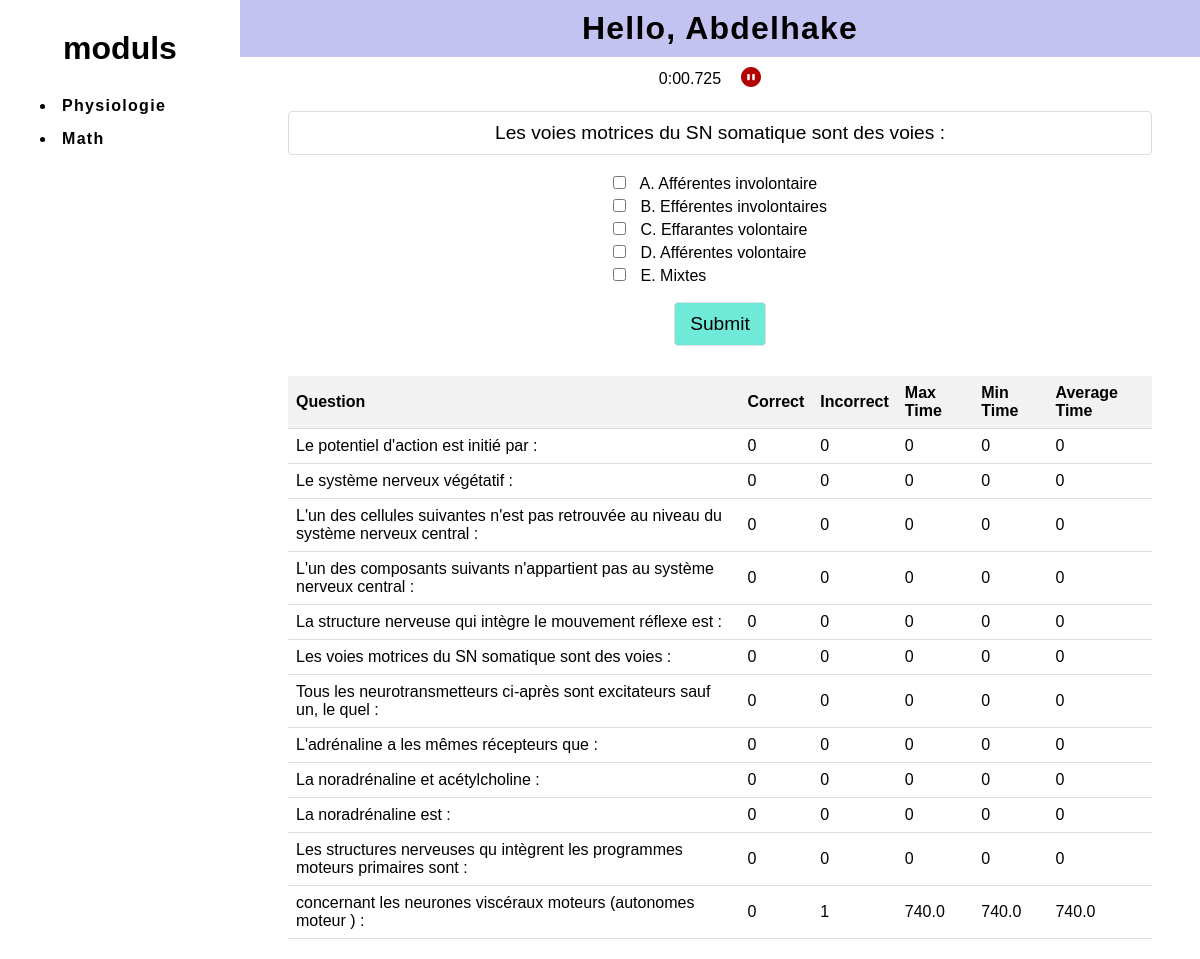
The app's page /module/physiologie/courses/physiologie du systeme nerveux with its own data.
### app/models.py (models this page shows, shortened)
class Module(models.Model):
    name = models.CharField(max_length=100)

class Student(models.Model):
    student_id = models.IntegerField()
    user_name = models.CharField(max_length=100)
    password = models.CharField(max_length=100)
    name = models.CharField(max_length=100)

### app/views.py (the view, shortened to what this page needs)
def prepare_exam(request, module_name, course_name):
    global questions, sampler, context
    questions, sampler, arm, question, possible_choses = init_variables(module_name, course_name, std, function=0)
    context = {
        "courses": get_courses(),
        "question": question,
        "possible_choses": add_upper_alpha(
            random.sample(possible_choses, len(possible_choses))
        ),
        "arm": arm,
        "feedback": [0, ""],
        "results": get_stats(sampler, questions),
        "student": std.student.name,
        "state": True,
        'answer': []
    }
    return render(
        request,
        "q_learning_tmp.html",
        context=context,
    )

### app/classes/functions.py (called while the page is built)
def get_courses()-> dict:
    modules : list = list(Module.objects.filter())
    courses : dict = {}
    for module in modules:
        courses[module.name] = []
        for course in list(Course.objects.filter(module=module)):
            courses[module.name].append(course.name)
    return courses

def get_data_from_db(module, course, type) -> list:
    module_model : Module = Module.objects.get(name=module)
    course_model : Course = Course.objects.get(name=course, module=module_model)
    questions : Question = Question.objects.get(course=course_model, question_type=type)
    questions_list : list = []
    for question in json.loads(questions.question):
        question_text = question["question"]
        possible_choses = list(question["choices"])
        answer = list(question["answers"])
        questions_list.append(
            {
                "question": question_text,
                "possible_choses": possible_choses,
                "correct_answer": answer,
            }
        )
    return questions_list

def get_stats(sampler, questions):
    results = []
    for i, q in enumerate(questions):
        incorrect = sampler.failures[i]
        correct = sampler.successes[i]
        times = sampler.times[i]
        total_time = sum(times)
        avg_time = total_time / len(times) if times else 0
        results.append(
            {
                "question": q["question"],
                "correct": correct,
                "incorrect": incorrect,
                "max_time": max(times) if times else 0,
                "min_time": min(times) if times else 0,
                "average_time": avg_time,
            }
        )
    return results

def init_variables(module_name, course_name, std, type = "qcm", function = 1):
    questions = get_data_from_db(module_name, course_name,type)
    std.student_course_reward = Student_Course_Reward.objects.get_or_create(
        student=std.student, course=Course.objects.get(name=course_name)
    )[0]
    sampler = Q_learning(questions,std) if function == 1 else ThompsonSampler(questions, std)
    arm = sampler.select_action()
    question = questions[arm]["question"]
    possible_choses = list(questions[arm]["possible_choses"])
    return questions,sampler,arm,question,possible_choses

### app/templatetags/custom_filters.py (called while the page is built)
@register.filter
def concat(value, arg):
    return str(arg) + str(value)

### templates/q_learning_tmp.html (shortened to what this page needs)
{% extends "base/base.html" %}
{% load custom_filters %}
{% load static %}
{% block styles_content %}
    <link rel="stylesheet" href="{% static 'css/exam.css' %}">
{% endblock styles_content %}
{% block body_conten %}
    {% if state %}
    <div class="container">
        <div class="timer">
            <div id="timer">00:00.000</div>
            <div id="control">
            </div>
        </div>
    </div>
    {% endif %}
    <form class= 'form' method="POST" >
        <p class="question">{{ question }}</p>
        <div class="choises">
            <ul>
                {% for chose in possible_choses %}
                {% if  state %}
                <li class="chois">
                    <input type="checkbox" id={{chose.value|concat:"chios"}} name="answer[]" value={{chose.value}}>
                    <label for={{chose.value|concat:"chios"}} class="chios-item">{{chose.text}}</label><br>
                </li>
                {% else %}
                <li class="chois">
                    <input type="checkbox" id={{chose.value|concat:"chios"}} name="answer[]" {% if chose.value|in_list:answer %}checked{% endif %} value={{chose.value}} disabled>
                    <label for={{chose.value|concat:"chios"}} class="chios-item">{{chose.text}}</label><br>
                </li>
                {% endif %}
                {% endfor %}
            </ul>
        </div>
        {% if state %}
        <input type="submit" id="submit" name="submit"  value="Submit">
        {% else %}
        <input type="submit" id="submit" name="submit"  value="next">
        {% endif %}
    </form>
    {% if feedback %}
        {% if feedback.0 == 0 %}
        <p class="feedback-success">{{ feedback.1.0}}</p>
        {% endif %}
    {% endif %}
    <table>
        <thead>
            <tr>
                <th>Question</th>
                <th>Correct</th>
                <th>Incorrect</th>
                <th>Max Time</th>
                <th>Min Time</th>
                <th>Average Time</th>
            </tr>
        </thead>
        <tbody>
            {% for result in results %}
            <tr>
                <td> {{ result.question }}</td>
                <td> {{ result.correct }}</td>
                <td> {{ result.incorrect }}</td>
                <td> {{ result.max_time }}</td>
                <td> {{ result.min_time }}</td>
                <td> {{ result.average_time }}</td>
            </tr>
            {% endfor %}
        </tbody>
    </table>
{% endblock body_conten %}

### templates/base/left_side.html
<div class="moduls">
        <h1 class="title">moduls</h1>
        <ul class="items">
          {% for key,val in courses.items %}
           <li class="module_link"><a href="{% url 'module' module_name=key %}"><span>{{key}}</a></span></li>
          {% endfor %}
        </ul>
      </div>

### templates/base/top_right_side.html
<div class="user">
          <h1>Hello, {{student}}</h1>
</div>

### static/css/base.css (style rules this page uses)
* { margin: 0; padding: 0; box-sizing: border-box; text-decoration: none; list-style: none; color: black }

### static/css/cours_list.css (style rules this page uses)
li.module_link { margin-bottom: 15px; text-transform: capitalize; font-weight: bold; letter-spacing: 1.3px; list-style: inside; padding-left: 20px; cursor: pointer; }
.user { padding: 10px 0; text-transform: capitalize; letter-spacing: 1.2px; }
.moduls { width: 300px; display: flex; flex-direction: column; }
.moduls .title { text-align: center; margin: 30px 0; }
.moduls .items { margin: 0 20px; }
.user { background-color: rgb(195, 195, 241); }

### static/css/exam.css (style rules this page uses)
body { font-family: Arial, sans-serif; }
.container { margin: 0 auto; padding: 10px; display: flex; flex-direction: column; align-items: center; }
h1 { text-align: center; }
#control svg { width: 20px; height: 20px; fill: black; }
.question { font-size: 1.2rem; border: 1px solid #ddd; border-radius: 4px; width: 90%; text-align: center; margin: 10px auto; padding: 10px; }
.form { display: flex; flex-direction: column; justify-content: center; align-items: center; width: 100%; margin: 0 auto; }
.choises { padding: 10px; margin: 0 auto; }
.timer { display: flex; align-items: center; }
.chois:last-child { margin-bottom: 7px; }
.chois { margin-bottom: 5px; }
input[type="number"], input[type="submit"], button { padding: 10px 15px; margin-bottom: 10px; border-radius: 4px; border: 1px solid #ddd; }
#timer { font-size: 1rem; }
#control { margin: 0 10px; border: none; background: none; }
input[type="submit"], button { background-color: rgb(111, 233, 216); color: black; font-size: 1.2rem; cursor: pointer; }
.feedback-success { font-size: 1.2rem; font-weight: bold; text-align: center; padding: 10px; color: green; }
table { border-collapse: collapse; width: 90%; height: 400px; overflow: auto; margin: 0 auto; }
th, td { padding: 8px; text-align: left; border-bottom: 1px solid #ddd; }
th { background-color: #f2f2f2; }
li.chois input { margin-right: 10px; }

### records on screen
Module: courses "Physiologie"
Module: courses "Math"
Student: name "Abdelhake"

### other values on screen
{{ question }} "Les voies motrices du SN somatique sont des voies :"
{{ chose.text }} "A. Afférentes involontaire" "B. Efférentes involontaires" "C. Effarantes volontaire" "D. Afférentes volontaire" "E. Mixtes"
{{ result.question }} "Le potentiel d'action est initié par :" "Le système nerveux végétatif :" "L'un des cellules suivantes n'est pas retrouvée au niveau du système nerveux central :" "L'un des composants suivants n'appartient pas au système nerveux central :" "La structure nerveuse qui intègre le mouvement réflexe est :" "Les voies motrices du SN somatique sont des voies :" "Tous les neurotransmetteurs ci-après sont excitateurs sauf un, le quel :" "L'adrénaline a les mêmes récepteurs que :" "La noradrénaline et acétylcholine :" "La noradrénaline est :" "Les structures nerveuses qu intègrent les programmes moteurs primaires sont :" "concernant les neurones viscéraux moteurs (autonomes moteur ) :"
{{ result.correct }} "0" "0" "0" "0" "0" "0" "0" "0" "0" "0" "0" "0"
{{ result.incorrect }} "0" "0" "0" "0" "0" "0" "0" "0" "0" "0" "0" "1"
{{ result.max_time }} "0" "0" "0" "0" "0" "0" "0" "0" "0" "0" "0" "740.0"
{{ result.min_time }} "0" "0" "0" "0" "0" "0" "0" "0" "0" "0" "0" "740.0"
{{ result.average_time }} "0" "0" "0" "0" "0" "0" "0" "0" "0" "0" "0" "740.0"
